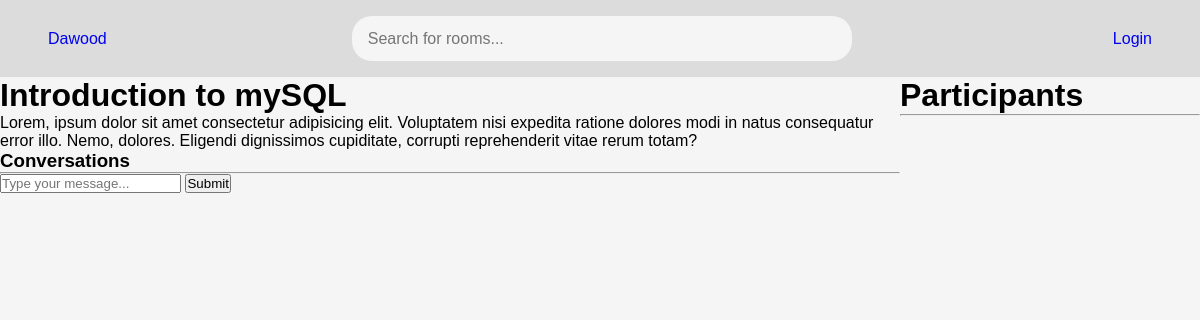
The page /room/3/ on the database as committed earlier.
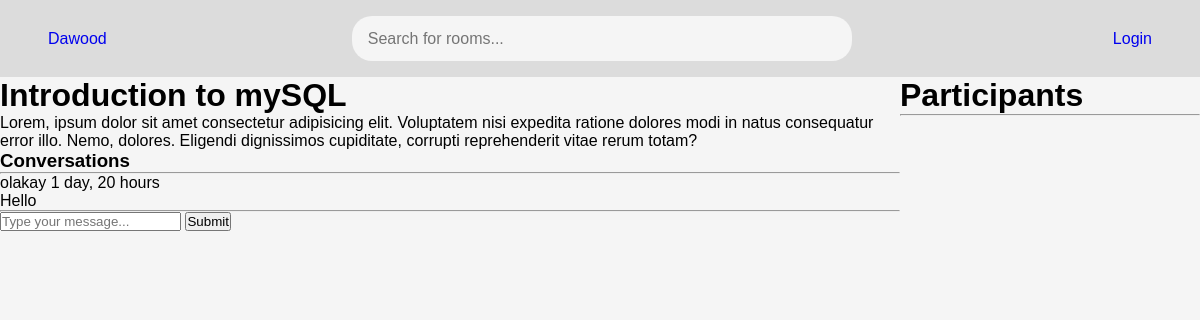
The same page on the database as committed later.
### main/models.py (models this page shows, shortened)
class Message(models.Model):
    user = models.ForeignKey(User, on_delete=models.CASCADE)
    room = models.ForeignKey(Room, on_delete=models.CASCADE)
    body = models.TextField()
    updated = models.DateTimeField(auto_now=True)
    created = models.DateTimeField(auto_now_add=True)
    class Meta:
        ordering = ["-updated", "-created"]

### main/views.py (the view, shortened to what this page needs)
# urls.py: path('room/<str:pk>/', views.room, name = "room"),
def room(request, pk):
    room = Room.objects.get(id=pk)
    room_messages = room.message_set.all()
    participants = room.participants.all()
    context = {"room": room, "room_messages": room_messages, "participants": participants}
    return render(request, "main/room.html", context)

### main/templates/main/room.html (shortened to what this page needs)
{% extends "base.html"%} {% block content %}
<div class="room-wrp">
  <div class="">
    <h1>{{room.name}}</h1>
    <p>
      Lorem, ipsum dolor sit amet consectetur adipisicing elit. Voluptatem nisi
      expedita ratione dolores modi in natus consequatur error illo. Nemo,
      dolores. Eligendi dignissimos cupiditate, corrupti reprehenderit vitae
      rerum totam?
    </p>
    <div class="">
      <h3>Conversations</h3>
      <hr />
      {% for message in room_messages%}
      <div class="">
        <p>{{message.user}}  {{message.created|timesince}}</p>
        <p>{{message.body}}</p>
      </div>
      <hr />
      {% endfor %}
    </div>
    <form action="" method="POST">
      <input type="text" placeholder="Type your message..." name="message" />
      <input type="submit" value="Submit" />
    </form>
  </div>
  <div class="">
    <h1>Participants</h1>
    <hr />
  </div>
</div>
{% endblock %}

Rows that differ between the two databases and show on the page:
added Message: user "olakay", created "1 day, 20 hours", body "Hello"
